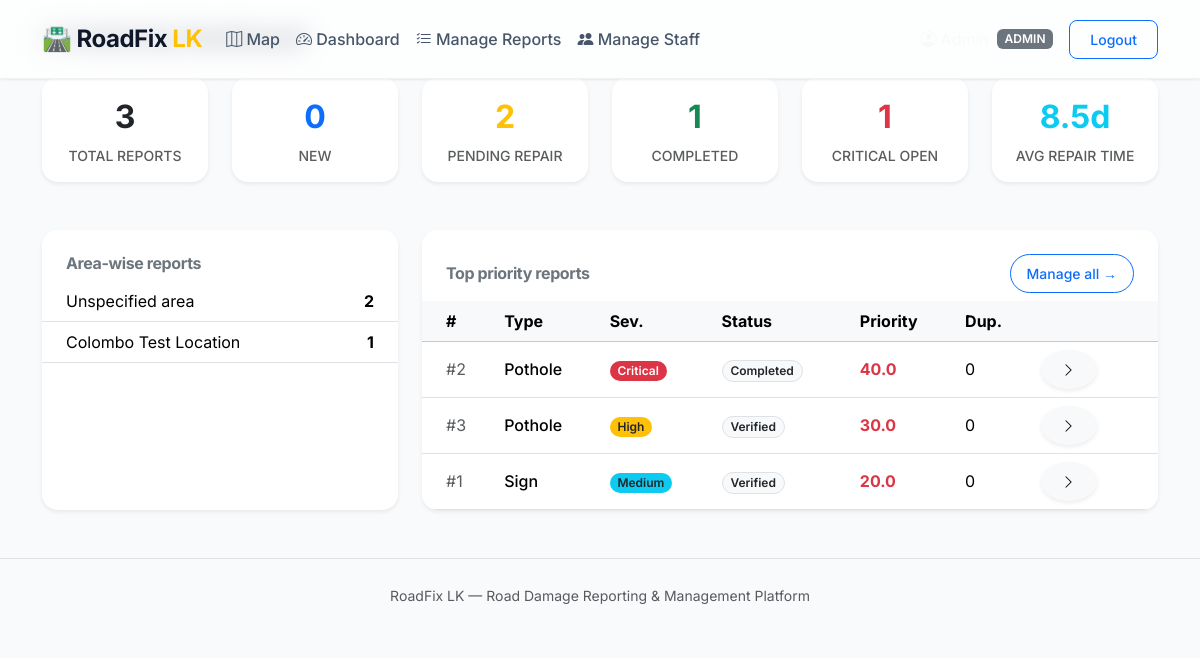
Page /admin/ (signed in) on the committed database.
### models/models.py (models this page shows)
class Report(db.Model):
    __tablename__ = 'reports'
    id = db.Column(db.Integer, primary_key=True, autoincrement=True)
    user_id = db.Column(db.Integer, db.ForeignKey('users.id'), nullable=False)
    damage_type = db.Column(db.String(50), nullable=False)
    description = db.Column(db.Text)
    severity = db.Column(db.String(20), nullable=False)
    latitude = db.Column(db.Float, nullable=False)
    longitude = db.Column(db.Float, nullable=False)
    address_hint = db.Column(db.Text)
    image_path = db.Column(db.String(255))
    status = db.Column(db.String(30), nullable=False, default='new')
    priority_score = db.Column(db.Float, nullable=False, default=0.0)
    duplicate_of = db.Column(db.Integer, db.ForeignKey('reports.id'))
    duplicate_count = db.Column(db.Integer, nullable=False, default=0)
    assigned_officer_id = db.Column(db.Integer, db.ForeignKey('users.id'))
    ai_suggested_type = db.Column(db.String(50))
    ai_suggested_severity = db.Column(db.String(20))
    ai_reasoning = db.Column(db.Text)
    created_at = db.Column(db.DateTime, default=datetime.utcnow, nullable=False)
    updated_at = db.Column(db.DateTime, default=datetime.utcnow, onupdate=datetime.utcnow, nullable=False)
    status_history = db.relationship('ReportStatusHistory', backref='report', lazy=True, cascade='all, delete-orphan')
    notifications = db.relationship('Notification', backref='report', lazy=True, cascade='all, delete-orphan')
    duplicates = db.relationship('Report', backref=db.backref('parent_report', remote_side=[id]), lazy='dynamic')

### routes/admin.py (the view)
@bp.route("/")
@roles_required("admin", "officer")
def dashboard():
    base_query = Report.query.filter(Report.duplicate_of.is_(None))
    stats = {
        "total": base_query.count(),
        "new": base_query.filter(Report.status == 'new').count(),
        "pending": base_query.filter(Report.status.in_(['verified','assigned','under_repair'])).count(),
        "completed": base_query.filter(Report.status.in_(['completed','resolved_confirmed'])).count(),
        "critical": base_query.filter(Report.severity == 'critical', ~Report.status.in_(['resolved_confirmed','rejected'])).count(),
    }
    completed_reports = base_query.filter(Report.status.in_(['completed', 'resolved_confirmed'])).all()
    total_days = 0
    valid_reports = 0
    for r in completed_reports:
        if r.updated_at and r.created_at:
            days = (r.updated_at - r.created_at).total_seconds() / 86400.0
            total_days += days
            valid_reports += 1
    stats["avg_repair_days"] = round(total_days / valid_reports, 1) if valid_reports > 0 else 0
    area_counts = db.session.query(
        func.coalesce(func.nullif(Report.address_hint, ''), 'Unspecified area').label('area'),
        func.count(Report.id).label('c')
    ).filter(Report.duplicate_of.is_(None)).group_by('area').order_by(func.count(Report.id).desc()).limit(8).all()
    area_stats = [{"area": row.area, "c": row.c} for row in area_counts]
    recent = base_query.order_by(Report.priority_score.desc(), Report.created_at.desc()).limit(20).all()
    return render_template("admin_dashboard.html", stats=stats, area_stats=area_stats, reports=recent)

### templates/admin_dashboard.html (shortened to what this page needs)
{% extends "base.html" %}
{% block content %}
<div class="d-flex justify-content-between align-items-center mb-4">
  <h4 class="mb-0 fw-bold" style="color: var(--secondary-color);"><i class="bi bi-speedometer2"></i> Authority Dashboard</h4>
</div>
<div class="row g-4 mb-5">
  <div class="col-6 col-md-4 col-lg-2">
    <div class="card text-center border-0 shadow-sm h-100 hover-lift"><div class="card-body d-flex flex-column justify-content-center">
      <div class="fs-2 fw-bold text-dark">{{ stats.total }}</div><div class="text-muted small fw-medium text-uppercase mt-1">Total reports</div>
    </div></div>
  </div>
  <div class="col-6 col-md-4 col-lg-2">
    <div class="card text-center border-0 shadow-sm h-100 hover-lift"><div class="card-body d-flex flex-column justify-content-center">
      <div class="fs-2 fw-bold text-primary">{{ stats.new }}</div><div class="text-muted small fw-medium text-uppercase mt-1">New</div>
    </div></div>
  </div>
  <div class="col-6 col-md-4 col-lg-2">
    <div class="card text-center border-0 shadow-sm h-100 hover-lift"><div class="card-body d-flex flex-column justify-content-center">
      <div class="fs-2 fw-bold text-warning">{{ stats.pending }}</div><div class="text-muted small fw-medium text-uppercase mt-1">Pending repair</div>
    </div></div>
  </div>
  <div class="col-6 col-md-4 col-lg-2">
    <div class="card text-center border-0 shadow-sm h-100 hover-lift"><div class="card-body d-flex flex-column justify-content-center">
      <div class="fs-2 fw-bold text-success">{{ stats.completed }}</div><div class="text-muted small fw-medium text-uppercase mt-1">Completed</div>
    </div></div>
  </div>
  <div class="col-6 col-md-4 col-lg-2">
    <div class="card text-center border-0 shadow-sm h-100 hover-lift"><div class="card-body d-flex flex-column justify-content-center">
      <div class="fs-2 fw-bold text-danger">{{ stats.critical }}</div><div class="text-muted small fw-medium text-uppercase mt-1">Critical open</div>
    </div></div>
  </div>
  <div class="col-6 col-md-4 col-lg-2">
    <div class="card text-center border-0 shadow-sm h-100 hover-lift"><div class="card-body d-flex flex-column justify-content-center">
      <div class="fs-2 fw-bold text-info">{{ stats.avg_repair_days }}d</div><div class="text-muted small fw-medium text-uppercase mt-1">Avg repair time</div>
    </div></div>
  </div>
</div>
<div class="row g-4">
  <div class="col-lg-4">
    <div class="card border-0 shadow-sm h-100">
      <div class="card-header bg-white border-bottom-0 pt-4 pb-2">
        <h6 class="fw-bold mb-0 text-secondary">Area-wise reports</h6>
      </div>
      <div class="card-body p-0">
        <table class="table table-hover align-middle mb-0">
          <tbody>
            {% for a in area_stats %}
            <tr><td class="ps-4">{{ a.area }}</td><td class="text-end pe-4 fw-bold">{{ a.c }}</td></tr>
            {% endfor %}
          </tbody>
        </table>
      </div>
    </div>
  </div>
  <div class="col-lg-8">
    <div class="card border-0 shadow-sm h-100">
      <div class="card-header bg-white border-bottom-0 pt-4 pb-2 d-flex justify-content-between align-items-center">
        <h6 class="fw-bold mb-0 text-secondary">Top priority reports</h6>
        <a href="{{ url_for('admin.report_list') }}" class="btn btn-outline-primary btn-sm rounded-pill px-3">Manage all &rarr;</a>
      </div>
      <div class="card-body p-0">
        <div class="table-responsive">
          <table class="table table-hover align-middle mb-0">
            <thead class="table-light"><tr><th class="ps-4">#</th><th>Type</th><th>Sev.</th><th>Status</th><th>Priority</th><th>Dup.</th><th></th></tr></thead>
            <tbody>
              {% for r in reports %}
              <tr>
                <td class="ps-4 text-muted">#{{ r.id }}</td>
                <td class="fw-medium">{{ r.damage_type.replace('_',' ')|title }}</td>
                <td>
                  <span class="badge
                    {% if r.severity == 'critical' %}bg-danger
                    {% elif r.severity == 'high' %}bg-warning text-dark
                    {% elif r.severity == 'medium' %}bg-info text-dark
                    {% else %}bg-secondary{% endif %} rounded-pill">
                    {{ r.severity|title }}
                  </span>
                </td>
                <td>
                  <span class="badge bg-light border text-dark rounded-pill">{{ r.status.replace('_',' ')|title }}</span>
                </td>
                <td class="fw-bold text-danger">{{ r.priority_score }}</td>
                <td>{{ r.duplicate_count }}</td>
                <td class="pe-4"><a href="{{ url_for('reports.detail', report_id=r.id) }}" class="btn btn-sm btn-light rounded-circle shadow-sm"><i class="bi bi-chevron-right"></i></a></td>
              </tr>
              {% endfor %}
            </tbody>
          </table>
        </div>
      </div>
    </div>
  </div>
</div>
{% endblock %}

### static/css/style.css (style rules this page uses)
:root { --primary-color: #3b82f6; --primary-hover: #2563eb; --secondary-color: #0f172a; --accent-color: #f59e0b; --background-color: #f8fafc; --surface-color: #ffffff; --critical-color: #ef4444; --high-color: #f97316; --medium-color: #eab308; --low-color: #10b981; --shadow-sm: 0 1px 3px rgba(0,0,0,0.05), 0 1px 2px rgba(0,0,0,0.03); --shadow-md: 0 4px 6px -1px rgba(0,0,0,0.05), 0 2px 4px -1px rgba(0,0,0,0.03); --shadow-lg: 0 10px 15px -3px rgba(0,0,0,0.05), 0 4px 6px -2px rgba(0,0,0,0.025); --glass-bg: rgba(255, 255, 255, 0.7); --glass-border: rgba(255, 255, 255, 0.2); --transition-fast: 0.15s ease-in-out; --transition-normal: 0.3s cubic-bezier(0.4, 0, 0.2, 1); }
body { font-family: 'Inter', sans-serif; background-color: var(--background-color); color: #334155; -webkit-font-smoothing: antialiased; }
h1, h2, h3, h4, h5, h6 { font-weight: 700; color: var(--secondary-color); letter-spacing: -0.025em; }
.card { background-color: var(--surface-color); border: none; border-radius: 1rem; box-shadow: var(--shadow-md); transition: box-shadow var(--transition-normal), transform var(--transition-normal); overflow: hidden; }
.card-header { background-color: transparent; border-bottom: 1px solid #e2e8f0; padding: 1.25rem 1.5rem; font-weight: 600; }
.btn { font-weight: 500; border-radius: 0.5rem; padding: 0.5rem 1.25rem; transition: all var(--transition-fast); }
.badge { padding: 0.35em 0.65em; border-radius: 0.375rem; font-weight: 600; }

### rows in the picture
Report: area "Colombo Test Location", c "1", id "2", damage_type.replace "Pothole", severity "Critical", status.replace "Completed", priority_score "40.0", duplicate_count "0"
Report: id "3", damage_type.replace "Pothole", severity "High", status.replace "Verified", priority_score "30.0", duplicate_count "0"
Report: id "1", damage_type.replace "Sign", severity "Medium", status.replace "Verified", priority_score "20.0", duplicate_count "0"

### other values in the picture
{{ session.get('role') }} "ADMIN"
{{ stats.total }} "3"
{{ stats.new }} "0"
{{ stats.pending }} "2"
{{ stats.completed }} "1"
{{ stats.critical }} "1"
{{ stats.avg_repair_days }} "8.5"
{{ a.area }} "Unspecified area"
{{ a.c }} "2"
